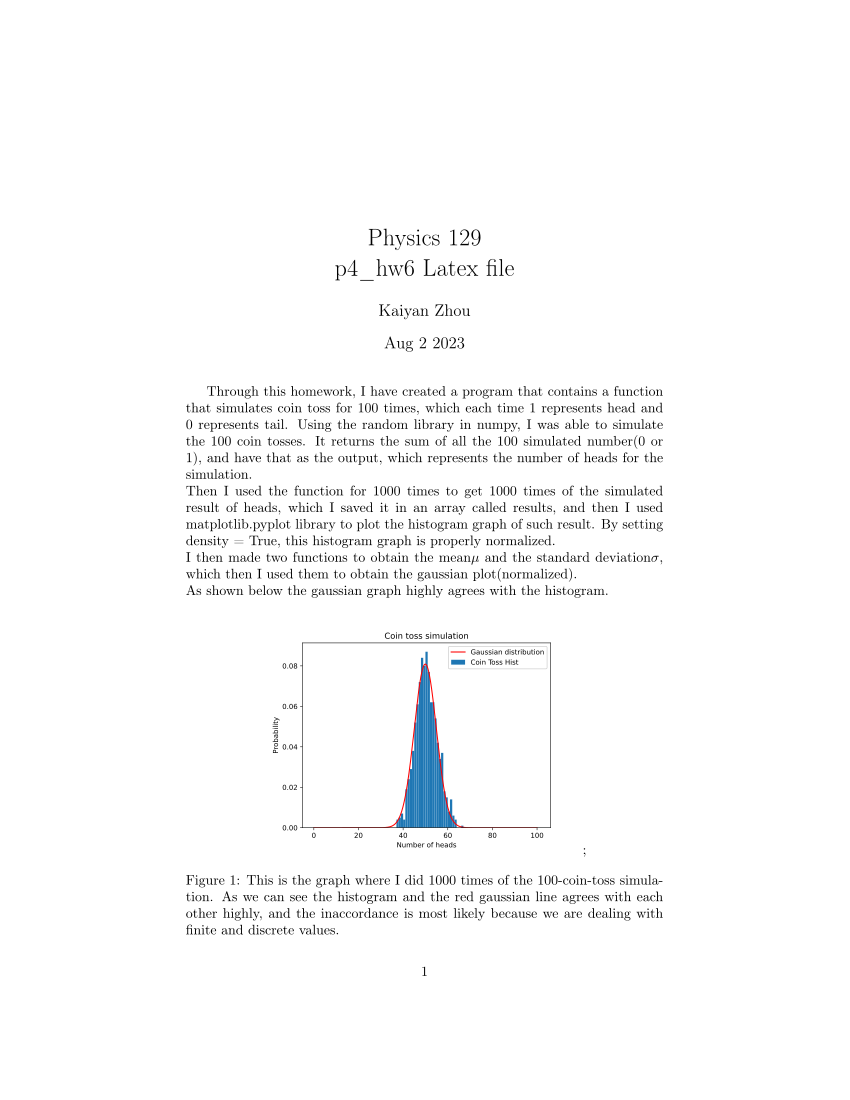

Here is the Python script that generated this plot:
import numpy as np;
from numpy import random;
import matplotlib.pyplot as plt;

results = np.zeros(1000);

def head_100():
	result = random.randint(0,2,100).sum();
	return result;

def mu():
	global results;
	return results.sum()/len(results);

def sigma():
	global results;
	mean = mu();
	sq_dif = (results-mean)**2;
	var = sq_dif.sum()/len(results);
	return var**(0.5);

def gaus():
	mean = mu();
	si = sigma();
	x = np.linspace(0,100,1000);
	val = 1/si/(2*np.pi)**(0.5)*np.exp(-(x-mean)**2/2/si**2);
	return x, val;

f, ax = plt.subplots();
for i in range(1000):
	results[i] = head_100();

ax.hist(results, bins = np.arange(0, 102), density = True, label = "Coin Toss Hist");
ax.plot(*gaus(), color = "red", label = "Gaussian distribution");
ax.set(title = "Coin toss simulation", xlabel = "Number of heads", ylabel = "Probability");
ax.legend();
f.savefig("/home/zky/zhou_5993043_homework/zhou_5993043_hw6/p4_hw6.eps", format = "eps");
plt.show()	
